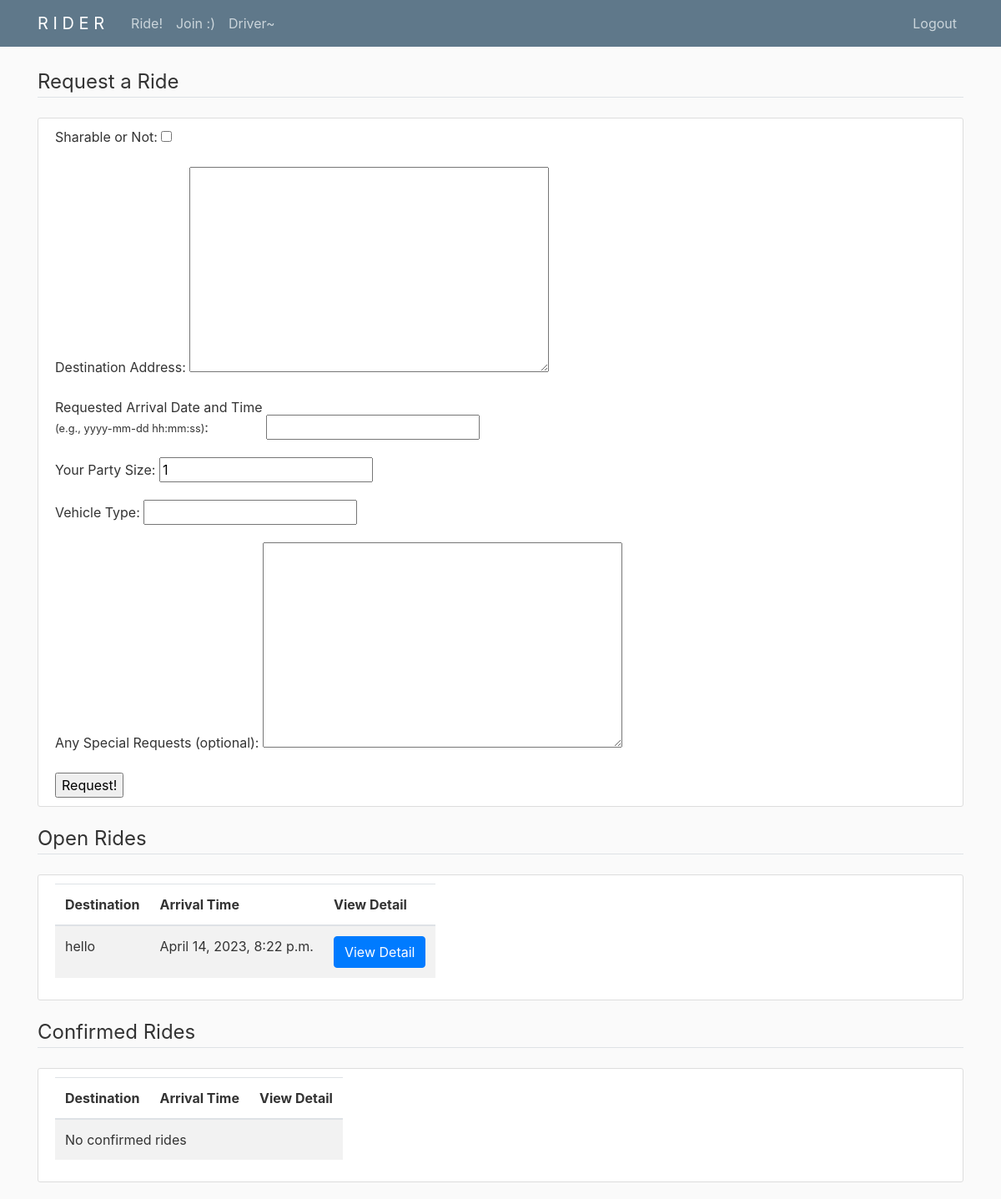
The app's page / (signed in), older data.
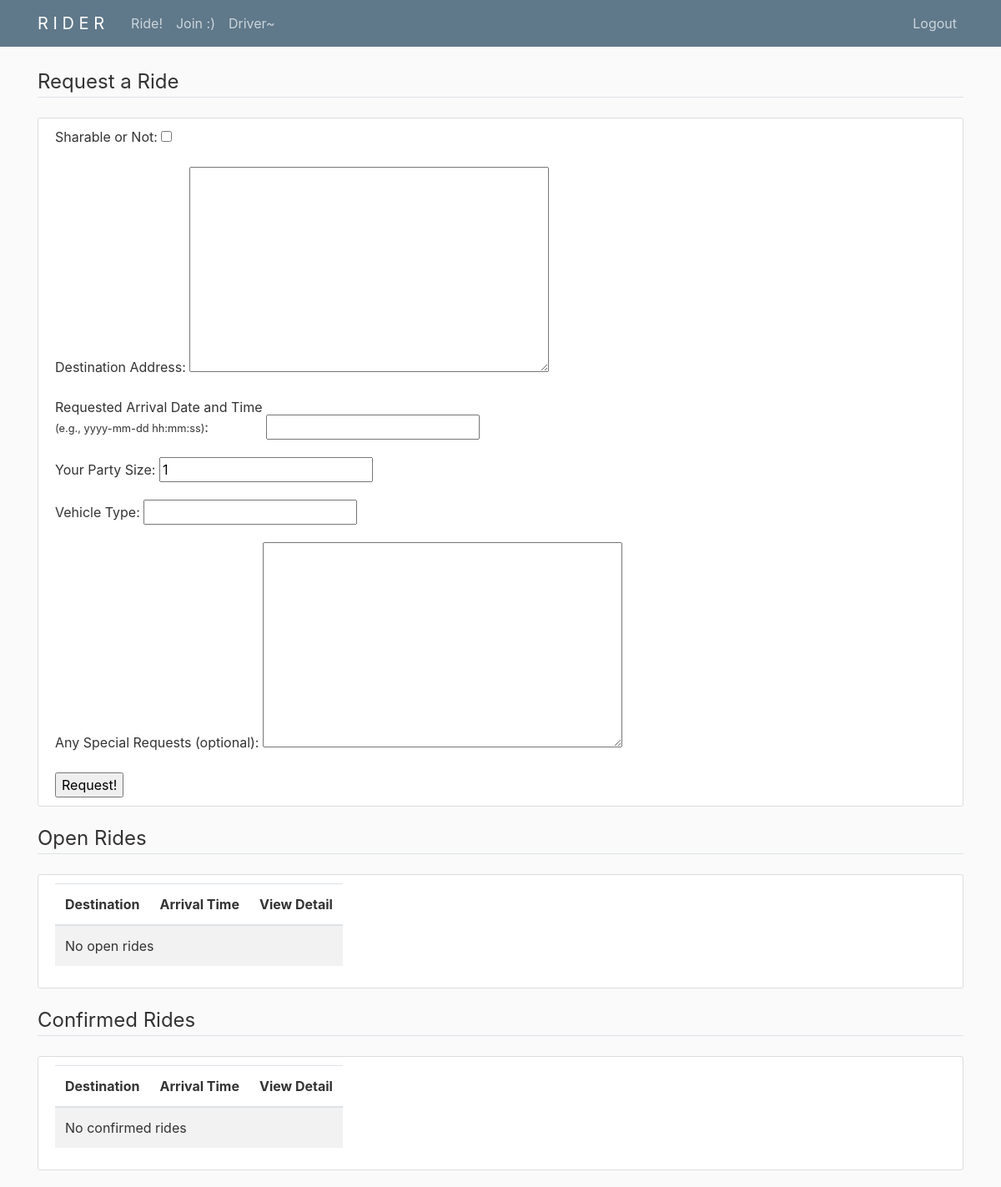
The same page, newer data.
### rider/models.py (models this page shows, shortened)
class Order(models.Model):  # Order = ride request
    STATUS_CHOICES = (
        ('O', 'Open'),
        ('C', 'Confirmed'),
        ('P', 'Completed'),
    )
    status = models.CharField(
        max_length=2, choices=STATUS_CHOICES, default='O')
    sharableTF = models.BooleanField()
    ownerID = models.ForeignKey(
        User, on_delete=models.CASCADE, related_name='ownerID')
    destAddr = models.TextField()
    reqArrvDateTime = models.DateTimeField()
    ownerPartySize = models.PositiveIntegerField(default=1)
    vehicleType = models.CharField(max_length=100, blank=True)
    specialRequest = models.TextField(blank=True)
    driverID = models.ForeignKey(
        'Driver', blank=True, on_delete=models.SET_NULL, null=True)
    sharerID = models.ForeignKey(
        User, blank=True, on_delete=models.SET_NULL, related_name='sharerID', null=True)
    sharerPartySize = models.PositiveIntegerField(blank=True, default=1)
    totalPartySize = models.PositiveIntegerField()

### rider/views.py (the view)
# urls.py: 2. Add a URL to urlpatterns:  path('', views.home, name='home')
@login_required
def home(request):
    if request.method == 'POST':
        form = OwnerOrderForm(request.POST)
        if form.is_valid():
            order = form.save(commit=False)
            order.ownerID = request.user
            order.totalPartySize = order.ownerPartySize
            order.save()
            messages.success(
                request, f'Order requested successfully!')
            return redirect('rider-home')
        messages.warning(
            request, f'Order request failed!')
    else:
        form = OwnerOrderForm()
    rides = Order.objects.filter(
        ownerID=request.user) | Order.objects.filter(sharerID=request.user)
    open_rides = rides.filter(status='O')
    confirmed_rides = rides.filter(status='C')
    return render(request, 'rider/home.html', {'form': form, 'open_rides': open_rides, 'confirmed_rides': confirmed_rides})

### rider/forms.py
class OwnerOrderForm(forms.ModelForm):
    class Meta:
        model = Order
        fields = ('sharableTF', 'destAddr', 'reqArrvDateTime',
                  'ownerPartySize', 'vehicleType', 'specialRequest')
        labels = {'sharableTF': 'Sharable or Not',
                  'destAddr': 'Destination Address',
                  'reqArrvDateTime': mark_safe('Requested Arrival Date and Time<br><small>(e.g., yyyy-mm-dd hh:mm:ss)</small>'),
                  'ownerPartySize': 'Your Party Size',
                  'vehicleType': 'Vehicle Type',
                  'specialRequest': 'Any Special Requests (optional)'}

### rider/templates/rider/home.html (shortened to what this page needs)
{% extends 'rider/base.html' %}
{% block content %}
<legend class="border-bottom mb-4">Request a Ride</legend>
<article class="media content-section">
    <div class="media-body">
        <form method="post">
            {{ form.as_p }}
            <input type="submit" value="Request!">
        </form>
    </div>
</article>
<legend class="border-bottom mb-4">Open Rides</legend>
<article class="media content-section">
    <div class="media-body">
        {% if open_rides is not None %}
            <table class="table table-striped table-hover table-responsive">
                <thead>
                    <tr>
                        <th>Destination</th>
                        <th>Arrival Time</th>
                        <th>View Detail</th>
                    </tr>
                </thead>
                <tbody>
                    {% for ride in open_rides %}
                        <tr>
                            <td>{{ ride.destAddr }}</td>
                            <td>{{ ride.reqArrvDateTime }}</td>
                            <td>
                                <form method="get" action="/ride_details">
                                    <button type="submit" class="btn btn-primary">
                                        View Detail
                                    </button>
                                </form>
                            </td>
                        </tr>
                    {% empty %}
                        <tr>
                            <td colspan="3">No open rides</td>
                        </tr>
                    {% endfor %}
                </tbody>
            </table>
        {% endif %}
    </div>
</article>
<legend class="border-bottom mb-4">Confirmed Rides</legend>
<article class="media content-section">
    <div class="media-body">
        {% if confirmed_rides is not None %}
            <table class="table table-striped table-hover table-responsive">
                <thead>
                    <tr>
                        <th>Destination</th>
                        <th>Arrival Time</th>
                        <th>View Detail</th>
                    </tr>
                </thead>
                <tbody>
                    {% for ride in confirmed_rides %}
                        <tr>
                            <td>{{ ride.destAddr }}</td>
                            <td>{{ ride.reqArrvDateTime }}</td>
                            <td>
                                <form method="get" action="/ride_details">
                                    <input type="hidden" name="rideid" value="{{ ride.id }}">
                                    <button type="submit" class="btn btn-primary">
                                        View Detail
                                    </button>
                                </form>
                            </td>
                        </tr>
                    {% empty %}
                        <tr>
                            <td colspan="3">No confirmed rides</td>
                        </tr>
                    {% endfor %}
                </tbody>
            </table>
        {% endif %}
    </div>
</article>
{% endblock %}

Row changes from the older to the newer data that the page shows:
no longer on this page (row edited): Order: destAddr "hello", reqArrvDateTime "April 14, 2023, 8:22 p.m."
Text that changed along with them:
text now shown: "No open rides"
